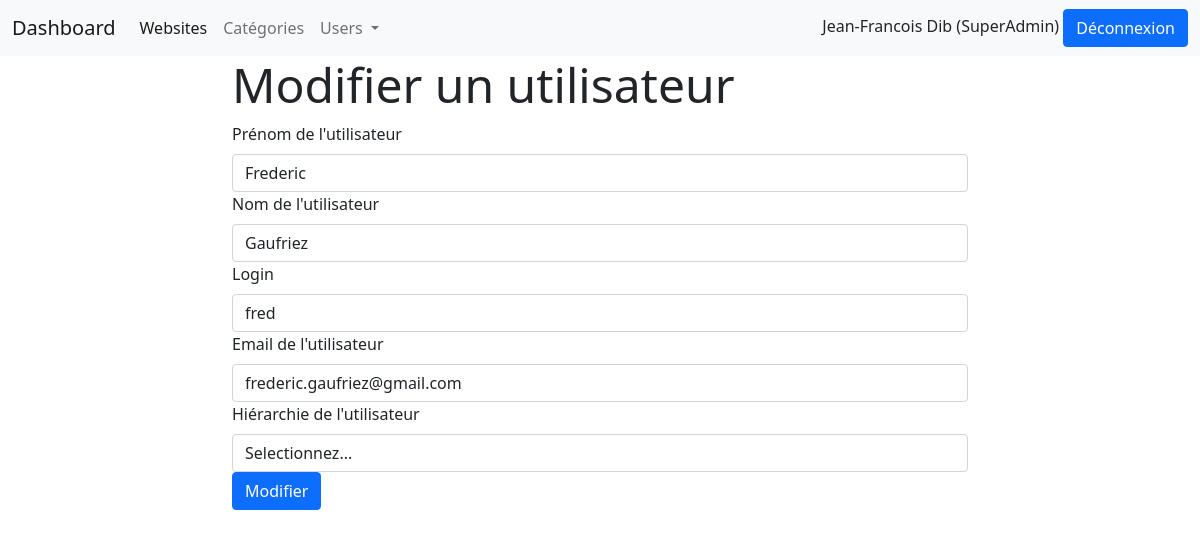
The app's page /admin.php?action=edituser&id=24 (signed in) with its own data.
### tables this page shows
CREATE TABLE IF NOT EXISTS `user` (
  `id` int NOT NULL AUTO_INCREMENT,
  `first_name` varchar(60) NOT NULL,
  `last_name` varchar(60) NOT NULL,
  `login` varchar(60) NOT NULL,
  `password` varchar(255) NOT NULL,
  `email` varchar(60) DEFAULT NULL,
  `level` varchar(120) DEFAULT NULL,
  PRIMARY KEY (`id`)
);

### forms/edituser.php (the view, shortened to what this page needs)
<?php
$sql = "SELECT * FROM user
        WHERE id = :id";
$stmt = $dbh->prepare($sql);
$stmt->bindValue('id', $_GET['id'], PDO::PARAM_INT);
$stmt->execute();
$users = $stmt->fetch();
?>
<main class="container">
    <section id="edituser">
        <div class="row">
            <div class="col-md-8 offset-2">
                <h2 class="display-5">Modifier un utilisateur</h2>
                <form action="src/edituser.php" method="post">
                    <div class="form-group">
                        <label for="firstname" class="form-label">Prénom de l'utilisateur</label>
                        <input type="text" class="form-control" id="firstname" name="firstname"
                               value="<?= $users->first_name ?>">
                    </div>
                    <div class="form-group">
                        <label for="lastname" class="form-label">Nom de l'utilisateur</label>
                        <input type="text" class="form-control" id="lastname" name="lastname"
                               value="<?= $users->last_name ?>">
                    </div>
                    <div class="form-group">
                        <label for="login" class="form-label">Login</label>
                        <input type="text" class="form-control" id="login" name="login" value="<?= $users->login ?>">
                    </div>
                    <div class="form-group">
                        <label for="email" class="form-label">Email de l'utilisateur</label>
                        <input type="text" class="form-control" id="email" name="email" value="<?= $users->email ?>">
                    </div>
                    <div class="form-group">
                        <label for="level" class="form-label">Hiérarchie de l'utilisateur</label>
                        <select name="level" id="level" class="form-control">
                            <option value="">Selectionnez...</option>
                        </select>
                    </div>
                    <input type="submit" class="btn btn-primary" value="Modifier">
                </form>
            </div>
        </div>
    </section>
</main>

### records on screen
user: firstname "Frederic", lastname "Gaufriez", login "fred", email "frederic.gaufriez@gmail.com"

### other values on screen
$_SESSION['login']->first_name "Jean-Francois"
$_SESSION['login']->last_name "Dib"
$_SESSION['login']->level "SuperAdmin"
